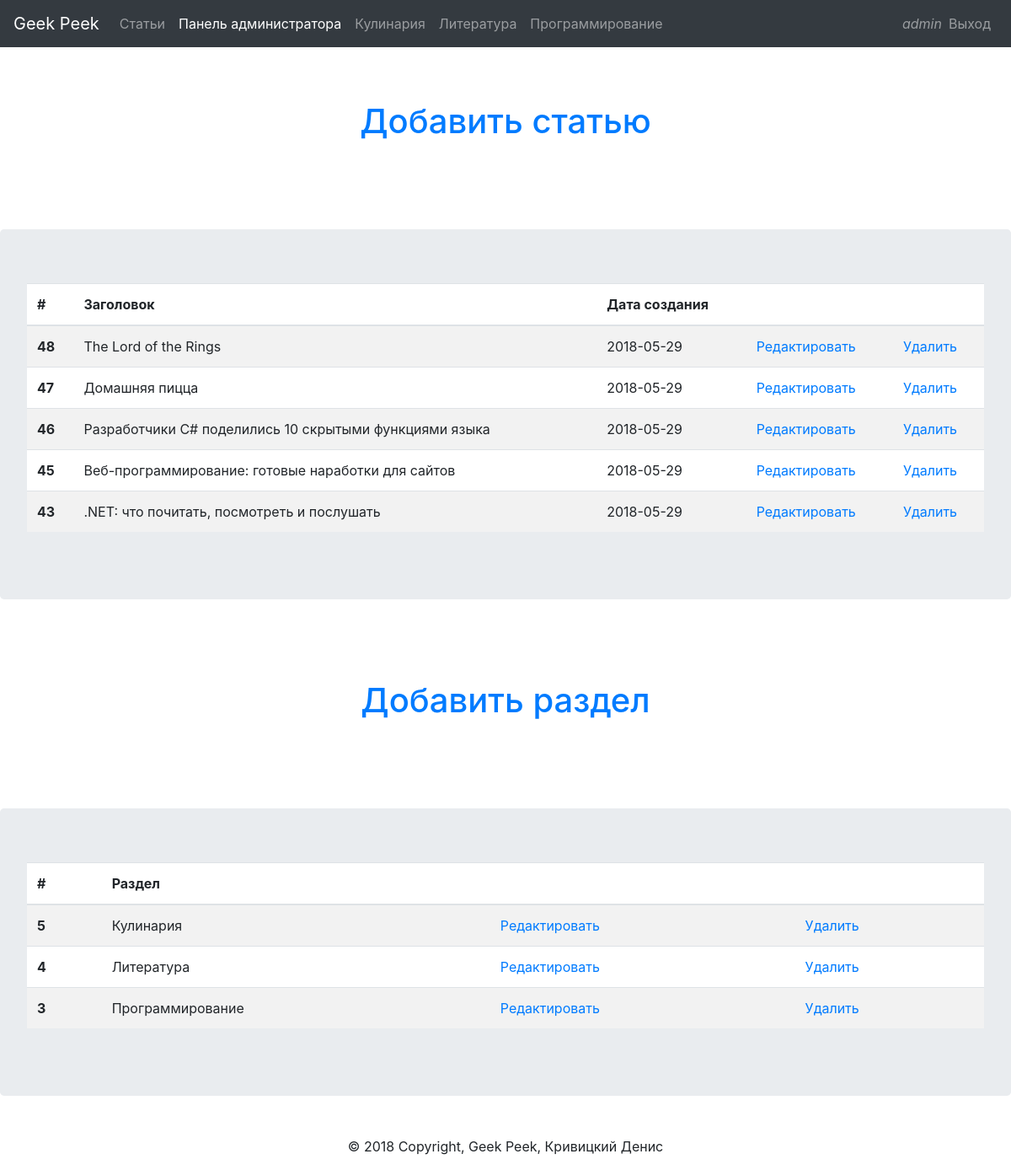
/admin/index.php (signed in), run on the app's committed database.
### tables this page shows
CREATE TABLE `sections` (
  `id` int(11) NOT NULL,
  `name` varchar(255) NOT NULL
);

CREATE TABLE `articles` (
  `id` int(11) NOT NULL,
  `title` varchar(255) NOT NULL,
  `content` longblob NOT NULL,
  `image_url` varchar(255) NOT NULL,
  `date` date NOT NULL,
  `user_id` int(11) NOT NULL,
  `section_id` int(11) NOT NULL
);

### model/sections.php (called while the page is built, shortened)
<?php
    function sections_all($link){
       $query = "SELECT * FROM sections ORDER BY id DESC";
       $result = mysqli_query($link, $query);
       $n = mysqli_num_rows($result);
       $sections = array();
       for($i = 0; $i < $n; $i++){
           $row = mysqli_fetch_assoc($result);
           $sections[] = $row;
       }
       return $sections;
    }
?>

### model/articles.php (called while the page is built, shortened)
<?php
    function articles_all($link){
       $query = "SELECT * FROM articles ORDER BY id DESC";
       $result = mysqli_query($link, $query);
       $n = mysqli_num_rows($result);
       $articles = array();
       for($i = 0; $i < $n; $i++){
           $row = mysqli_fetch_assoc($result);
           $articles[] = $row;
       }
       return $articles;
    }
?>

### view/articles_admin.php (the view, shortened to what this page needs)
<?php
    $link_to_main_page = "../index.php";
    $link_to_logout = "../logout.php";
    $admin_link = "index.php";
    if(!empty($_SESSION['login'])){
        $username = $_SESSION['login'];
    }
    include("header.php");
?>
    <section class="jumbotron text-center bg-white">
        <div class="container">
            <h1 class="jumbotron-heading"><a href="index.php?action=add">Добавить статью</a></h1>
        </div>
    </section>
    <div class="jumbotron">
        <table class="table table-striped bg-white">
            <thead>
                <tr>
                <th scope="col">#</th>
                <th scope="col">Заголовок</th>
                <th scope="col">Дата создания</th>
                <th scope="col" colspan="2"></th>
                </tr>
            </thead>
            <tbody>
                <?php foreach($articles as $a): ?>
                <tr>
                    <th scope="row"><?=$a['id']?></th>
                    <td><?=$a['title']?></th>
                    <td><?=$a['date']?></th>
                    <td><a href="index.php?action=edit&id=<?=$a['id']?>">Редактировать</a></td>
                    <td><a href="index.php?action=delete&id=<?=$a['id']?>">Удалить</a></td>
                </tr>
                <?php endforeach ?>
            </tbody>
        </table>
    </div>
    <section class="jumbotron text-center bg-white">
        <div class="container">
            <h1 class="jumbotron-heading"><a href="sections.php?action=add">Добавить раздел</a></h1>
        </div>
    </section>
    <div class="jumbotron">
        <table class="table table-striped bg-white">
            <thead>
                <tr>
                <th scope="col">#</th>
                <th scope="col">Раздел</th>
                <th scope="col" colspan="2"></th>
                </tr>
            </thead>
            <tbody>
                <?php foreach($sections as $s): ?>
                <tr>
                    <th scope="row"><?=$s['id']?></th>
                    <td><?=$s['name']?></th>
                    <td><a href="sections.php?action=edit&id=<?=$s['id']?>">Редактировать</a></td>
                    <td><a href="sections.php?action=delete&id=<?=$s['id']?>">Удалить</a></td>
                </tr>
                <?php endforeach ?>
            </tbody>
        </table>
    </div>
    <?php
        include("footer.php");
    ?>
    <link rel="stylesheet" href="../style/style.css">
</body>
</html>

### admin/index.php (shortened to what this page needs)
<?php
    require_once("../db.php");
    require_once("../model/articles.php");
    require_once("../model/sections.php");
    $link = db_connection();
    $link_to_sections = "../view/";
    if(isset($_GET['action'])){
        $action = $_GET['action'];
    } else {
        $action = "";
    }
    if($action == "add"){
        if(!empty($_POST)){
            $article_title = $_POST['title'];
            $article_date = date("Y-m-d");
            $section_id = section_get_id_by_name($link, $_POST['section']);
            $path = 'images/';
            $ext = array_pop(explode('.',$_FILES['img']['name']));
            $new_name  = time().'.'.$ext;
            $full_path = $path.$new_name;
            move_uploaded_file($_FILES['img']['tmp_name'], "../".$full_path);
            article_new($link, $article_title, $_POST['content'], $article_date, $full_path, $section_id);
            header("Location: index.php");
        }
        include("../view/add_article.php");
    } else if($action == "delete"){
        $id = $_GET['id'];
        $article = article_delete($link, $id);
        header("Location: index.php");
    } else {
        $articles = articles_all($link);
        $sections = sections_all($link);
        include("../view/articles_admin.php");
    }
?>

### view/header.php (shortened to what this page needs)
<!DOCTYPE html>
<html lang="ru">
<head>
    <link rel="stylesheet" href="https://stackpath.bootstrapcdn.com/bootstrap/4.1.1/css/bootstrap.min.css">
</head>
<body>
    <header>
        <nav class="navbar navbar-expand-lg navbar-dark bg-dark">
            <div class="collapse navbar-collapse" id="navbarSupportedContent">
                <a class="navbar-brand" href=<?=$link_to_main_page?>>Geek Peek</a>
                <ul class="navbar-nav mr-auto">
                    <li class="nav-item">
                        <a href=<?=$link_to_main_page?> class="nav-link active" id="main_page">Статьи</a>
                    </li>
                    <li class="nav-item">
                        <?php if(!empty($username) AND $username == "admin"):?>
                            <a href=<?=$admin_link?> class="nav-link" id="admin_panel">Панель администратора</a>
                        <?php endif?>
                    </li>
                    <?php foreach($sections as $s): ?>
                        <li>
                            <a href="<?=$link_to_sections?>articles_by_sections.php?section_name=<?=$s['name']?>" id=<?=$s['name']?> class="nav-link"><?=$s['name']?></a>
                        </li>
                    <?php endforeach?>
                </ul>
                <ul class="navbar-nav ml-auto">
                    <?php if(!empty($username)):?>
                        <li class="nav-item">
                            <em class="navbar-text"><?=$username?></em>
                        </li>
                        <li class="nav-item"><a href=<?=$link_to_logout?> class="nav-link">Выход</a></li>
                    <?php endif?>
                </ul>
            </div>
        </nav>
    </header>

### view/footer.php
<footer>
    <div class="footer-copyright text-center py-3">
        &copy; 2018 Copyright, Geek Peek, Кривицкий Денис
    </div>
</footer>

### data on the page
sections: name "Кулинария", id "5"
sections: name "Литература", id "4"
sections: name "Программирование", id "3"
articles: id "48", title "The Lord of the Rings", date "2018-05-29"
articles: id "47", title "Домашняя пицца", date "2018-05-29"
articles: id "46", title "Разработчики C# поделились 10 скрытыми функциями языка", date "2018-05-29"
articles: id "45", title "Веб-программирование: готовые наработки для сайтов", date "2018-05-29"
articles: id "43", title ".NET: что почитать, посмотреть и послушать", date "2018-05-29"

### other printed values
$username "admin"
